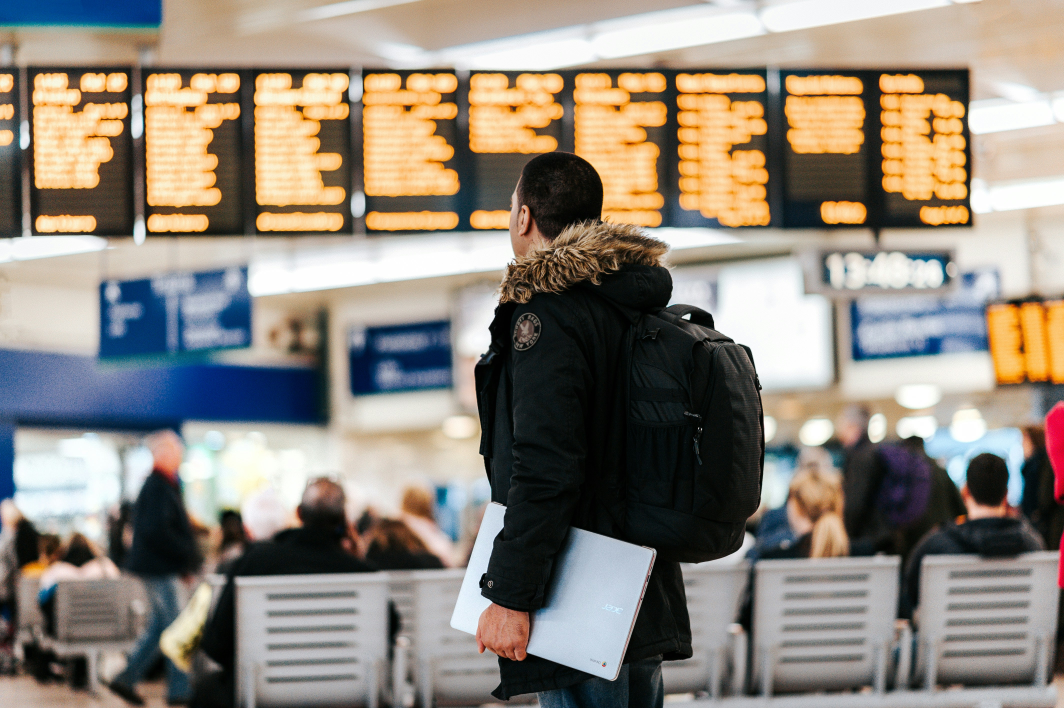
#> input picture creator-images/anete-lusina-rFKBUwLg_WQ-unsplash.jpg, 4256 x 2832 px (shown at 1/4 size)
$ python generate_ig_cascade.py
#> lines starting #> are read from the running program, lines starting #| are printed output that depends on the picture
### generate_symmetric_banner.py
#!/usr/bin/env python3
"""Generate a supersampled bilateral LinkedIn banner with an inner hairline stroke."""

from __future__ import annotations

import math
import random
import urllib.request
from pathlib import Path

from PIL import Image, ImageChops, ImageDraw, ImageEnhance, ImageFilter, ImageFont

# Working canvas is 2x LinkedIn (1584×396).
CANVAS_W, CANVAS_H = 3168, 792
OUTPUT_W, OUTPUT_H = 1584, 396
GAP = 32
BLEED = 48
STEP = 8
CORNER_RADIUS = 48
HAIRLINE_PX = 2
HAIRLINE_RGBA = (245, 245, 247, 40)  # #f5f5f7 @ 15%
VERTICAL_OFFSET = 80  # 2x scale: 40px up at 1x
LINE_BOX_GAP = 40  # scaled with the half-size type; still clears i-dot vs p
TEXT_PAD = 40
FONT_SIZE = 80
KEEP_OUT = 280  # extra black field around the smaller headline
LINE1 = "Creator-powered"
LINE2 = "Commercial impact."

CREATOR_DIR = Path("./creator-images")
IMAGE_EXTS = {".jpg", ".jpeg", ".png", ".webp"}
FONT_FILENAME = "Inter-SemiBold.ttf"
FONT_URLS = [
    "https://raw.githubusercontent.com/google/fonts/main/ofl/inter/Inter%5Bopsz%2Cwght%5D.ttf",
    "https://github.com/google/fonts/raw/main/ofl/inter/Inter%5Bopsz%2Cwght%5D.ttf",
]
OUTPUT_PATH = Path("linkedin-banner-symmetric.png")

# Sizes at 2x; 16:9 / 9:16 / 1:1 from original orientation.
SIZES = {
    "wide": [(288, 162), (256, 144), (224, 126), (192, 108), (160, 90)],
    "portrait": [(162, 288), (144, 256), (126, 224), (108, 192), (90, 160)],
    "square": [(192, 192), (160, 160), (144, 144), (128, 128), (112, 112)],
}


def _download(url: str, timeout: int = 30) -> bytes:
    req = urllib.request.Request(
        url,
        headers={"User-Agent": "Mozilla/5.0 (compatible; generate-symmetric-banner/1.0)"},
    )
    with urllib.request.urlopen(req, timeout=timeout) as response:
        return response.read()


def ensure_inter_semibold(dest: Path) -> Path:
    if dest.exists() and dest.stat().st_size > 0:
        print(f"Using existing font: {dest}")
        return dest
    for sibling_name in ("Inter-Black.ttf", "Inter-Regular.ttf"):
        sibling = dest.with_name(sibling_name)
        if sibling.exists() and sibling.stat().st_size > 0:
            dest.write_bytes(sibling.read_bytes())
            print(f"Copied variable Inter from {sibling.name} → {dest.name}")
            return dest
    last_error: Exception | None = None
    for url in FONT_URLS:
        print(f"Downloading {FONT_FILENAME} from {url}")
        try:
            data = _download(url)
            if len(data) < 10_000:
                raise RuntimeError(f"too small ({len(data)} bytes)")
            dest.write_bytes(data)
            return dest
        except Exception as exc:  # noqa: BLE001
            last_error = exc
            print(f"  failed: {exc}")
    raise RuntimeError(f"Could not download {FONT_FILENAME}") from last_error


def load_semibold_font(font_path: Path, size: int) -> ImageFont.FreeTypeFont:
    font = ImageFont.truetype(str(font_path), size)
    try:
        axes = font.get_variation_axes()
    except OSError:
        return font
    values = []
    for axis in axes:
        tag = axis.get("tag") or axis.get("name")
        tag_str = tag.decode("ascii", "ignore") if isinstance(tag, bytes) else str(tag)
        lowered = tag_str.lower()
        if "wght" in lowered or "weight" in lowered:
            values.append(600.0)
        elif "opsz" in lowered or "optical" in lowered:
            values.append(float(axis["maximum"]))
        else:
            values.append(float(axis["default"]))
    if values:
        font.set_variation_by_axes(values)
    return font


def classify(img: Image.Image) -> str:
    w, h = img.size
    if w > h * 1.15:
        return "wide"
    if h > w * 1.15:
        return "portrait"
    return "square"


def load_all_images(directory: Path) -> list[tuple[Image.Image, str, str]]:
    paths = sorted(
        p for p in directory.iterdir() if p.is_file() and p.suffix.lower() in IMAGE_EXTS
    )
    if not paths:
        raise FileNotFoundError(f"No images in {directory.resolve()}")
    random.shuffle(paths)
    loaded = []
    for path in paths:
        with Image.open(path) as img:
            rgb = img.convert("RGB")
            rgb = ImageEnhance.Color(rgb).enhance(1.05)
            rgb = ImageEnhance.Contrast(rgb).enhance(1.04)
            kind = classify(rgb)
            loaded.append((rgb, kind, path.name))
        print(f"Loaded {path.name} ({kind})")
    return loaded


def crop_to_aspect(img: Image.Image, aspect: float) -> Image.Image:
    w, h = img.size
    current = w / h
    if current > aspect:
        new_w = max(1, int(round(h * aspect)))
        left = (w - new_w) // 2
        return img.crop((left, 0, left + new_w, h))
    new_h = max(1, int(round(w / aspect)))
    top = (h - new_h) // 2
    return img.crop((0, top, w, top + new_h))


def make_radial_gradient(width: int, height: int) -> Image.Image:
    sw, sh = max(1, width // 4), max(1, height // 4)
    small = Image.new("RGB", (sw, sh))
    px = small.load()
    cx, cy = (sw - 1) / 2, (sh - 1) / 2
    max_d = math.hypot(cx, cy) or 1.0
    for y in range(sh):
        for x in range(sw):
            t = min(1.0, math.hypot(x - cx, y - cy) / max_d)
            t = t * t * (3 - 2 * t)
            v = int(round(10 * (1 - t)))  # 10 == 0x0a
            px[x, y] = (v, v, v)
    return small.resize((width, height), Image.Resampling.BICUBIC)


def rounded_mask(size: tuple[int, int], radius: int, inset: int = 0) -> Image.Image:
    """Anti-aliased rounded-rect mask. `inset` shrinks the rect and radius together."""
    w, h = size
    mask = Image.new("L", (w, h), 0)
    # Draw at 2x then downsample so the 48px corners stay smooth.
    scale = 2
    big = Image.new("L", (w * scale, h * scale), 0)
    r = max(radius - inset, 0) * scale
    box = [
        inset * scale,
        inset * scale,
        w * scale - inset * scale - 1,
        h * scale - inset * scale - 1,
    ]
    ImageDraw.Draw(big).rounded_rectangle(box, radius=r, fill=255)
    return big.resize((w, h), Image.Resampling.LANCZOS)


def inner_hairline_ring(size: tuple[int, int], radius: int, width: int) -> Image.Image:
    """Stroke locked to the inner edge of the card mask — never outside it."""
    outer = rounded_mask(size, radius, inset=0)
    inner = rounded_mask(size, radius, inset=width)
    ring = ImageChops.subtract(outer, inner)
    return ImageChops.multiply(ring, outer)


def rounded_card(img: Image.Image, radius: int) -> Image.Image:
    """Photo clipped to a rounded rect, with an edge-locked inner hairline."""
    w, h = img.size
    card = img.convert("RGBA")
    outer = rounded_mask((w, h), radius)
    card.putalpha(outer)

    ring = inner_hairline_ring((w, h), radius, HAIRLINE_PX)
    hairline = Image.new("RGBA", (w, h), (*HAIRLINE_RGBA[:3], 0))
    # Scale the ring (0–255) into the requested 40/255 opacity.
    hairline.putalpha(ring.point(lambda a: a * HAIRLINE_RGBA[3] // 255))
    card = Image.alpha_composite(card, hairline)

    # Re-clip so no hairline pixel can live outside the photo mask.
    r, g, b, a = card.split()
    a = ImageChops.multiply(a, outer)
    return Image.merge("RGBA", (r, g, b, a))


def with_drop_shadow(card: Image.Image) -> tuple[Image.Image, int, int]:
    blur, offset, opacity, pad = 24, (0, 12), 110, 48
    cw, ch = card.size
    canvas = Image.new(
        "RGBA",
        (cw + pad * 2 + abs(offset[0]), ch + pad * 2 + abs(offset[1])),
        (0, 0, 0, 0),
    )
    alpha = card.getchannel("A")
    shade = Image.new("RGBA", card.size, (0, 0, 0, 0))
    shade.putalpha(alpha.point(lambda a: int(a * opacity / 255)))
    canvas.paste(shade, (pad + offset[0], pad + offset[1]), shade)
    canvas = canvas.filter(ImageFilter.GaussianBlur(blur))
    canvas.alpha_composite(card, (pad, pad))
    return canvas, pad, pad


def paste_layer(base: Image.Image, layer: Image.Image, x: int, y: int) -> None:
    bw, bh = base.size
    lw, lh = layer.size
    src_x = 0 if x >= 0 else -x
    src_y = 0 if y >= 0 else -y
    dst_x = max(x, 0)
    dst_y = max(y, 0)
    if dst_x >= bw or dst_y >= bh or src_x >= lw or src_y >= lh:
        return
    crop_w = min(lw - src_x, bw - dst_x)
    crop_h = min(lh - src_y, bh - dst_y)
    if crop_w <= 0 or crop_h <= 0:
        return
    piece = layer.crop((src_x, src_y, src_x + crop_w, src_y + crop_h))
    dest = Image.alpha_composite(
        base.crop((dst_x, dst_y, dst_x + crop_w, dst_y + crop_h)),
        piece,
    )
    base.paste(dest, (dst_x, dst_y))


# [6 lines left out: function clip_visible, not called in this run]


def rects_overlap(a: tuple[int, int, int, int], b: tuple[int, int, int, int]) -> bool:
    return a[0] < b[2] and a[2] > b[0] and a[1] < b[3] and a[3] > b[1]


def inflate(rect: tuple[int, int, int, int], pad: int) -> tuple[int, int, int, int]:
    return (rect[0] - pad, rect[1] - pad, rect[2] + pad, rect[3] + pad)


class Packer:
    def __init__(self, text_box: tuple[int, int, int, int]):
        self.text_box = text_box
        self.placed: list[tuple[int, int, int, int]] = []

    # [37 lines left out: functions fits, place, try_left, try_right, not called in this run]


def measure_line(draw: ImageDraw.ImageDraw, text: str, font: ImageFont.FreeTypeFont) -> tuple[int, int]:
    bbox = draw.textbbox((0, 0), text, font=font)
    return bbox[2] - bbox[0], bbox[3] - bbox[1]


# [94 lines left out: functions layout_headline, pack_flank, main, not called in this run]


# [2 lines that do not run on import are left out]

### generate_ig_cascade.py
#!/usr/bin/env python3
"""Organic multi-scale Instagram bento cascade."""

from __future__ import annotations

import random
from pathlib import Path

from PIL import Image, ImageDraw, ImageFont

import generate_symmetric_banner as brand

CANVAS_W, CANVAS_H = 2160, 2160
OUTPUT_W, OUTPUT_H = 1080, 1080
GAP = brand.GAP  # 32px at 2x
BLEED = brand.BLEED
STEP = 8
CORNER_RADIUS = brand.CORNER_RADIUS  # 48px on every card
LINE1 = brand.LINE1
LINE2 = brand.LINE2
LINE_BOX_GAP = 88
FONT_SIZE = 156
ELLIPSE_RX = 800
ELLIPSE_RY = 660
OUTPUT_PATH = Path("ig-banner-organic.png")

# Long-side bases at 2x. Squares sit a bit under the landscape long-side
# so a hero tile can still live in a corner without eating the type.
TIER_BASES = {
    "small": [232, 248, 256, 272],
    "medium": [384, 400, 416],
    "large": [624, 640, 656],
}
SQUARE_BASES = {
    "small": [232, 248, 256],
    "medium": [368, 384, 400],
    "large": [496, 512, 544],
}


def dims_for(kind: str, tier: str) -> tuple[int, int]:
    if kind == "square":
        b = random.choice(SQUARE_BASES[tier])
        return b, b
    b = random.choice(TIER_BASES[tier])
    short = max(8, int(round(b * 9 / 16)))
    short -= short % 2
    if kind == "wide":
        return b, short
    return short, b


def clip_visible(x: int, y: int, w: int, h: int) -> tuple[int, int, int, int] | None:
    x1, y1 = max(0, x), max(0, y)
    x2, y2 = min(CANVAS_W, x + w), min(CANVAS_H, y + h)
    if x2 <= x1 or y2 <= y1:
        return None
    return x1, y1, x2, y2


def overlaps_ellipse(x: int, y: int, w: int, h: int) -> bool:
    cx, cy = CANVAS_W / 2, CANVAS_H / 2
    px = min(max(cx, x), x + w)
    py = min(max(cy, y), y + h)
    return ((px - cx) / ELLIPSE_RX) ** 2 + ((py - cy) / ELLIPSE_RY) ** 2 < 1.0


# [4 lines left out: function in_corner_band, not called in this run]


def on_far_edge(x: int, w: int) -> bool:
    return x <= -BLEED + 4 or x + w >= CANVAS_W + BLEED - 4


def flank_center(x: int, w: int, left: float, right: float) -> bool:
    cx = x + w / 2
    return cx <= CANVAS_W * left or cx >= CANVAS_W * right


class Packer:
    def __init__(self) -> None:
        self.placed: list[tuple[int, int, int, int]] = []

    def fits(self, x: int, y: int, w: int, h: int) -> bool:
        vis = clip_visible(x, y, w, h)
        if vis is None:
            return False
        vw, vh = vis[2] - vis[0], vis[3] - vis[1]
        if vw < 96 or vh < 96 or vw * vh < 0.6 * w * h:
            return False
        if overlaps_ellipse(x, y, w, h):
            return False
        card = (x, y, x + w, y + h)
        padded = brand.inflate(card, GAP)
        return not any(brand.rects_overlap(padded, other) for other in self.placed)

    def place(self, x: int, y: int, w: int, h: int) -> tuple[int, int, int, int]:
        rect = (x, y, x + w, y + h)
        self.placed.append(rect)
        return rect

    def candidates(self, w: int, h: int) -> list[tuple[int, int]]:
        pts: list[tuple[int, int]] = []
        y_max = CANVAS_H + BLEED - h
        x_left = -BLEED
        x_right = CANVAS_W - w + BLEED
        for y in range(-BLEED, y_max + 1, STEP):
            pts.append((x_left, y))
            pts.append((x_right, y))
        for x1, y1, x2, y2 in self.placed:
            pts.extend(
                (
                    (x2 + GAP, y1),
                    (x2 + GAP, y2 - h),
                    (x1 - GAP - w, y1),
                    (x1 - GAP - w, y2 - h),
                    (x1, y2 + GAP),
                    (x2 - w, y2 + GAP),
                    (x1, y1 - GAP - h),
                    (x2 - w, y1 - GAP - h),
                )
            )
        # Unique, keep order.
        seen: set[tuple[int, int]] = set()
        out: list[tuple[int, int]] = []
        for p in pts:
            if p not in seen:
                seen.add(p)
                out.append(p)
        return out

    def allowed(self, x: int, y: int, w: int, h: int, tier: str) -> bool:
        if not self.fits(x, y, w, h):
            return False
        if tier == "large":
            return on_far_edge(x, w)
        if tier == "medium":
            return flank_center(x, w, 0.32, 0.68)
        return in_corner_band(x, y, w, h) and flank_center(x, w, 0.40, 0.60)

    def score(self, x: int, y: int, w: int, h: int, tier: str) -> tuple[float, ...]:
        vis = clip_visible(x, y, w, h)
        assert vis is not None
        vw, vh = vis[2] - vis[0], vis[3] - vis[1]
        left_dist = abs(x - (-BLEED))
        right_dist = abs((x + w) - (CANVAS_W + BLEED))
        edgeness = min(left_dist, right_dist)
        inward = min(max(0, x), max(0, CANVAS_W - (x + w)))
        end_y = min(max(0, y + BLEED), max(0, CANVAS_H + BLEED - (y + h)))
        if tier == "large":
            return (edgeness, -vw * vh, end_y)
        if tier == "small":
            return (-inward, end_y, edgeness)
        return (edgeness, -vw * vh)

    def try_place(self, w: int, h: int, tier: str) -> tuple[int, int, int, int] | None:
        best: tuple[tuple[float, ...], int, int] | None = None
        for x, y in self.candidates(w, h):
            if not self.allowed(x, y, w, h, tier):
                continue
            sc = self.score(x, y, w, h, tier)
            if best is None or sc < best[0]:
                best = (sc, x, y)
        if best is None:
            return None
        _, x, y = best
        return self.place(x, y, w, h)


def assign_tiers(n: int) -> list[str]:
    n_large = random.randint(4, 6)
    n_small = random.randint(6, 8)
    n_medium = max(4, n - n_large - n_small)
    while n_large + n_medium + n_small > n:
        if n_small > 5:
            n_small -= 1
        elif n_medium > 4:
            n_medium -= 1
        else:
            n_large -= 1
    while n_large + n_medium + n_small < n:
        n_medium += 1
    tiers = ["large"] * n_large + ["medium"] * n_medium + ["small"] * n_small
    random.shuffle(tiers)
    return tiers


def layout_headline(font_path: Path) -> tuple[ImageFont.FreeTypeFont, int, int, int]:
    probe = ImageDraw.Draw(Image.new("L", (CANVAS_W, CANVAS_H)))
    size = FONT_SIZE
    font = brand.load_semibold_font(font_path, size)
    h1 = h2 = 0
    while size >= 104:
        font = brand.load_semibold_font(font_path, size)
        w1, h1 = brand.measure_line(probe, LINE1, font)
        w2, h2 = brand.measure_line(probe, LINE2, font)
        if max(w1, w2) <= 1680:
            break
        size -= 4
    cx = CANVAS_W // 2
    cy = CANVAS_H // 2
    block_h = h1 + LINE_BOX_GAP + h2
    top = cy - block_h // 2
    y1 = top + h1 // 2
    y2 = top + h1 + LINE_BOX_GAP + h2 // 2
    print(f"Headline {size}pt  leading-gap={LINE_BOX_GAP}px")
    return font, cx, y1, y2


def main() -> None:
    random.seed(33)
    root = Path(__file__).resolve().parent
    font_path = root / brand.FONT_FILENAME
    output_path = root / OUTPUT_PATH

    brand.ensure_inter_semibold(font_path)
#> (the call stopped at in _download, `with urllib.request.urlopen(req, timeout=timeout) as response:`: the network is not available in this run)
    font, cx, y1, y2 = layout_headline(font_path)

    items = brand.load_all_images((root / brand.CREATOR_DIR).resolve())
#> in load_all_images, img is the input picture: PIL image 4256x2832 RGB; mean R, G, B 142.8, 134.5, 123.5
#> in load_all_images, `kind = classify(rgb)`: kind = 'wide'
#| Loaded anete-lusina-rFKBUwLg_WQ-unsplash.jpg (wide)
#> items = 3 items
    tiers = assign_tiers(len(items))
#> tiers = ['medium', 'medium', 'medium', 'medium', 'small', 'small', 'small', 'small', 'small']
    tagged = list(zip(items, tiers))
#> tagged = 3 items
    order = {"large": 0, "medium": 1, "small": 2}
    tagged.sort(key=lambda t: (order[t[1]], 0 if t[0][1] == "portrait" else 1))

    packer = Packer()
    layout: list[tuple[Image.Image, int, int, int, int]] = []
    leftover: list[tuple[tuple[Image.Image, str, str], str]] = []

    for (img, kind, name), tier in tagged:
        placed = None
        # A couple of size draws inside the tier so a reject can retry.
        for _ in range(4):
            w, h = dims_for(kind, tier)
            placed = packer.try_place(w, h, tier)
            if placed:
                break
        if placed is None and tier != "small":
            for fallback in ("medium", "small"):
                if fallback == tier:
                    continue
                for _ in range(3):
                    w, h = dims_for(kind, fallback)
                    placed = packer.try_place(w, h, fallback)
                    if placed:
                        tier = fallback
                        break
                if placed:
                    break
        if placed is None:
            leftover.append(((img, kind, name), tier))
            print(f"  SKIP {tier:6} {kind:8}  {name}")
            continue
        x1, y1p, x2, y2p = placed
        layout.append((img, x1, y1p, x2 - x1, y2p - y1p))
        print(f"  {tier:6} {kind:8} {x2 - x1}×{y2p - y1p} at ({x1},{y1p})  {name}")
#> this loop made 3 passes
#> (printed output is left out)

    if leftover:
        print(f"WARNING: {len(leftover)} unplaced")

    canvas = brand.make_radial_gradient(CANVAS_W, CANVAS_H).convert("RGBA")
#> in make_radial_gradient, `return small.resize((width, height), Image.Resampling.BICUBIC)`:
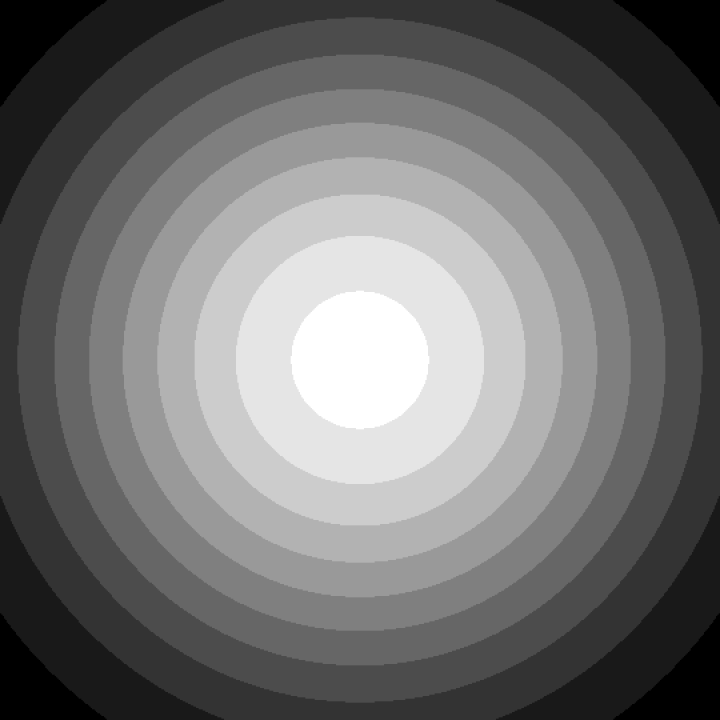
#> returned value: PIL image 2160x2160 RGB (shown at 1/3 size); min 0, max 10, mean 4.42; drawn with min black and max white
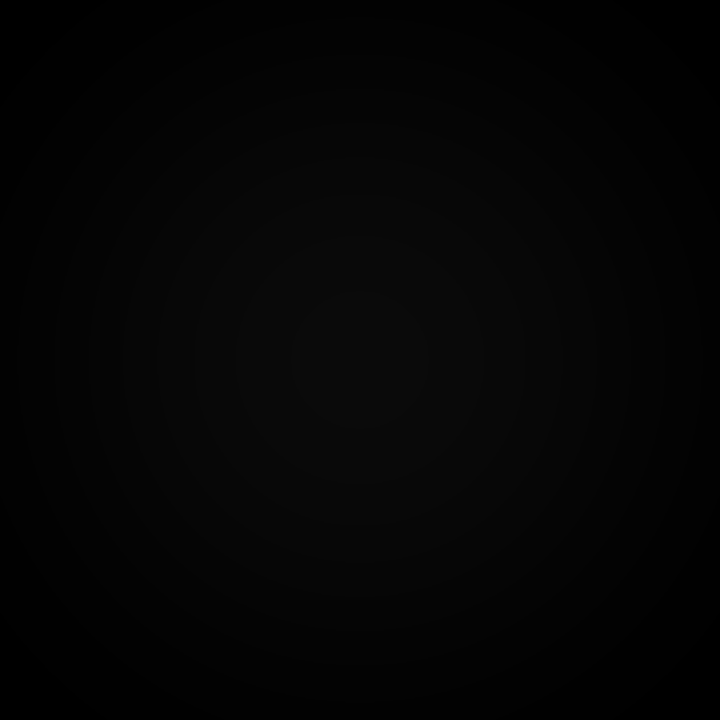
#> canvas: PIL image 2160x2160 RGBA (shown at 1/3 size); mean R, G, B, A 4.4, 4.4, 4.4, 255
    for img, x, y, w, h in layout:
        card = brand.rounded_card(
            brand.crop_to_aspect(img, w / h).resize((w, h), Image.Resampling.LANCZOS),
            CORNER_RADIUS,
        )
        shadowed, pad_x, pad_y = brand.with_drop_shadow(card)
        brand.paste_layer(canvas, shadowed, x - pad_x, y - pad_y)
#> this loop made 3 passes
#> (x, y) on passes 1 to 3: (-48, 0), (1792, 0), (1808, 272)
#> pass 1, in rounded_card, `card = img.convert("RGBA")`:
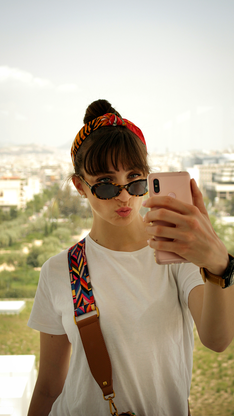
#> card: PIL image 234x416 RGBA; mean R, G, B, A 182.8, 169.7, 147.8, 255
#> pass 1, in rounded_card, `outer = rounded_mask((w, h), radius)`:
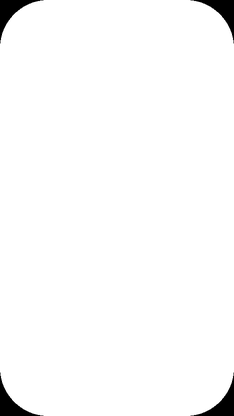
#> outer: PIL image 234x416 L; min 0, max 255, mean 249.7
#> after the loop:
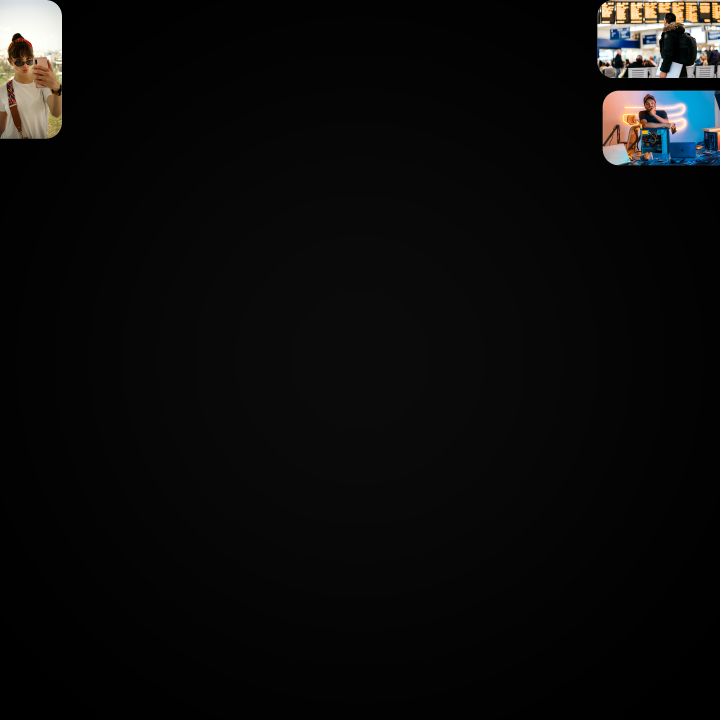
#> canvas: PIL image 2160x2160 RGBA (shown at 1/3 size); mean R, G, B, A 11.5, 11.4, 11.1, 255

    draw = ImageDraw.Draw(canvas)
    draw.text((cx, y1), LINE1, font=font, fill=(255, 255, 255, 255), anchor="mm")
    draw.text((cx, y2), LINE2, font=font, fill=(255, 255, 255, 255), anchor="mm")

    post = canvas.convert("RGB").resize((OUTPUT_W, OUTPUT_H), Image.Resampling.LANCZOS)
#> (the rest of the program and of its run is left out)
